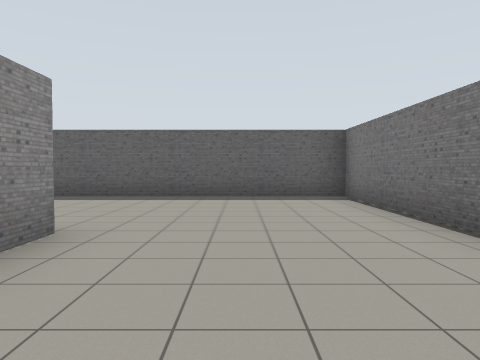
view 1 (above)

17 first-person views from a walk through a world built for the Gazebo simulator. The camera is 1.2 m above the floor, tilts 2° down and sees 70° across. The lines on the ground mark 1 m squares. The floor is counted in squares, 2 m on a side. Each view is taken from the middle of a square. On the plan, view 1 faces up. The plan holds only what a view shows up to about 9 squares ahead; the rest is blank.

view 2
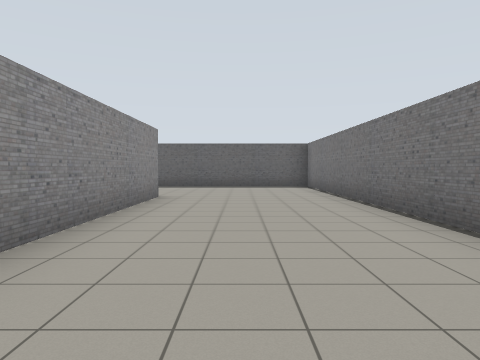

view 3
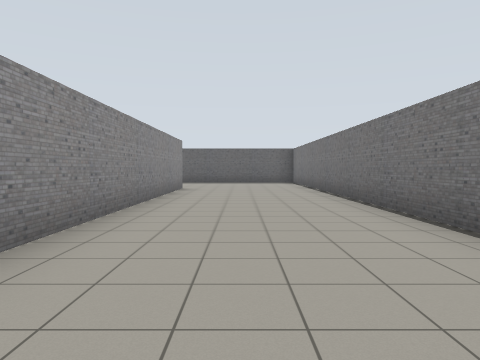

view 4
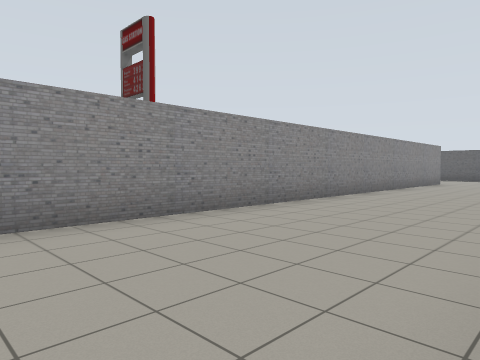

view 5
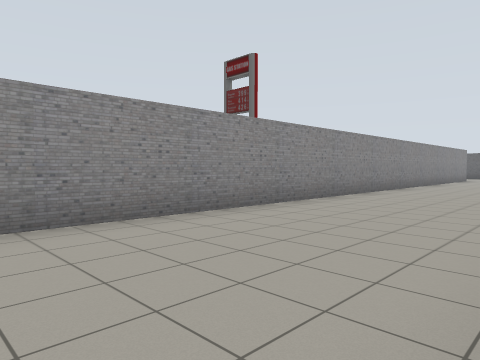

view 6
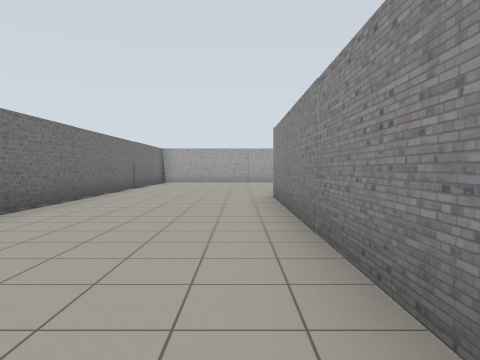

view 7
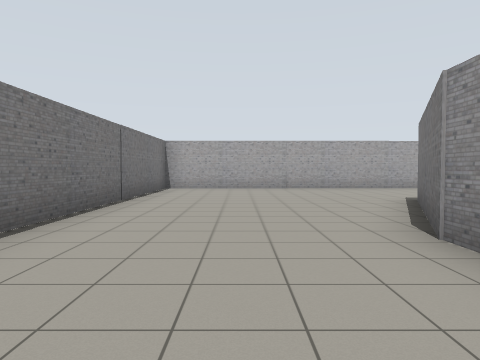

view 8
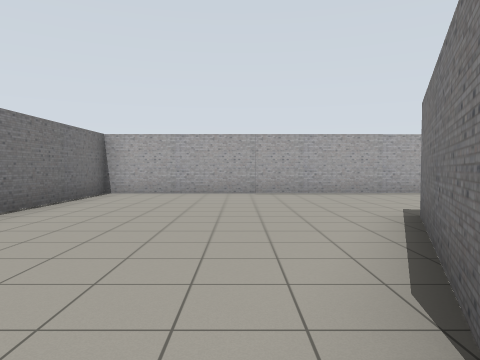

view 9
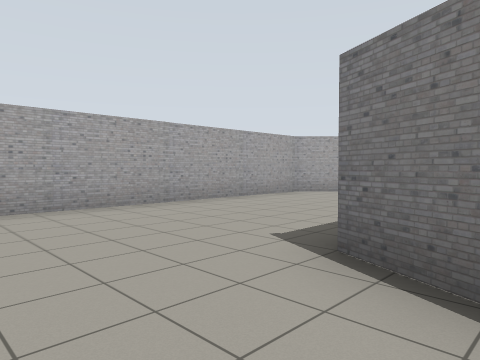

view 10
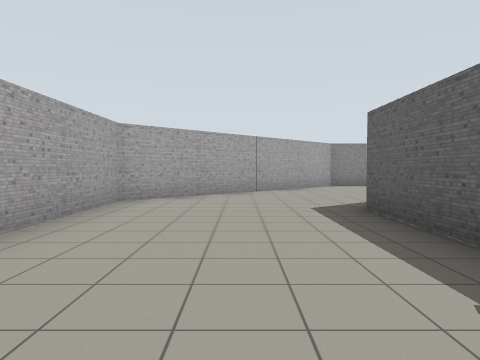

view 11
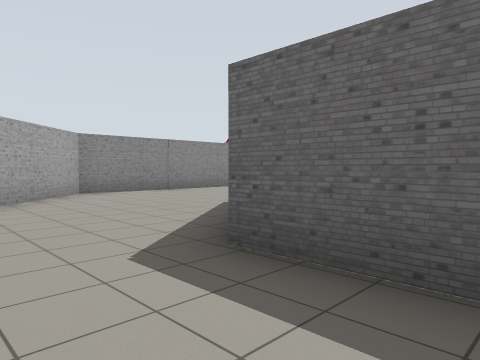

view 12
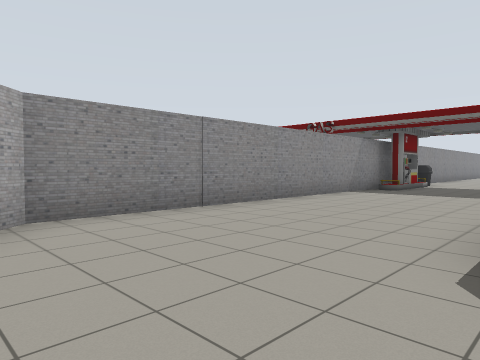

view 13
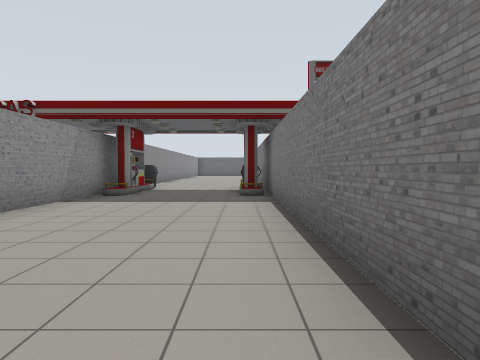

view 14
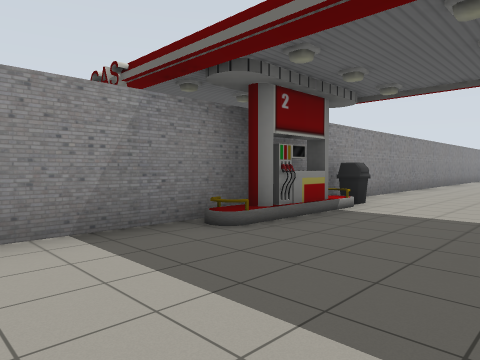

view 15
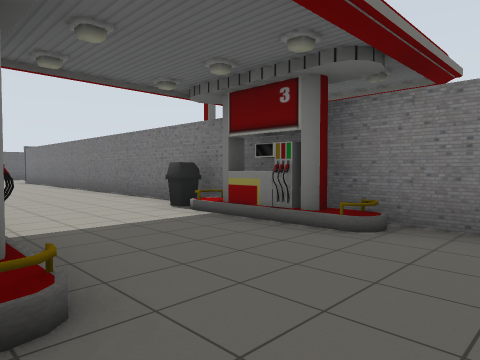

view 16
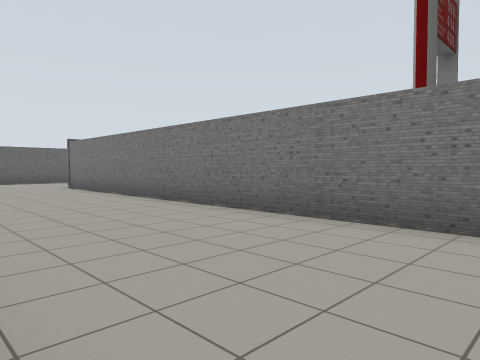

view 17
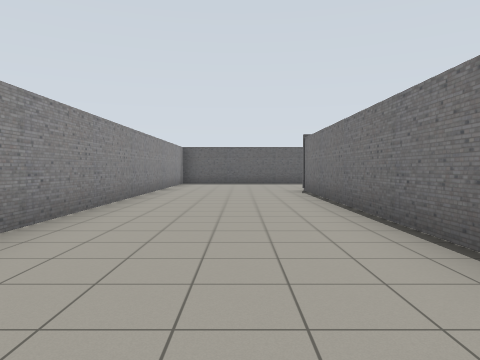

### Floor plan
Points are (right, up) in squares from view 1. A wall is a line through its corners. A room is listed if a view was taken in it or the views show most of it. See-through windows are left out.
Room 1 (views 1, 2, 3, 4, 5, 6, 7, 8, 9, 10, 11, 12, 13, 14, 15, 16, 17)
walls: (2.2, -3.9) (2.2, 7.2) (-4, 7.2); (-1.7, 3.1) (-1.7, -17.9) (-3.3, -21.3); (-13.2, -4.4) (-13.2, -9.6); (-13.2, -11.8) (-13.2, -20.1) (-8.1, -25.1) (2.2, -25.1) (2.2, -15.5); (-9.3, -18.1) (-9.3, 3); (-4.5, -21.2) (-7, -21.2); (-13.2, 3.1) (-13.2, -2.9)

Where each view was taken, in squares from view 1:
view 1: 0 up, 0 right, facing up
view 2: 4 down, 0 right, facing up
view 3: 7 down, 0 right, facing up
view 4: 11 down, 2 right, facing up-left
view 5: 15 down, 2 right, facing up-left
view 6: 11 down, 1 left, facing down
view 7: 15 down, 0 right, facing down
view 8: 17 down, 1 left, facing down
view 9: 20 down, 1 left, facing down-left
view 10: 23 down, 2 left, facing left
view 11: 23 down, 5 left, facing up-left
view 12: 21 down, 9 left, facing up-left
view 13: 19 down, 10 left, facing up
view 14: 14 down, 10 left, facing up-left
view 15: 13 down, 13 left, facing up-right
view 16: 8 down, 13 left, facing up-right
view 17: 6 down, 11 left, facing up
